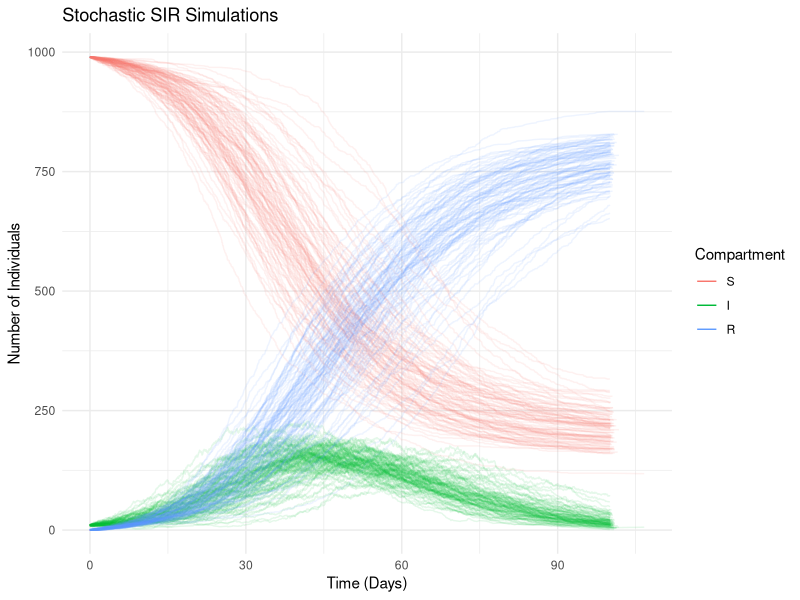
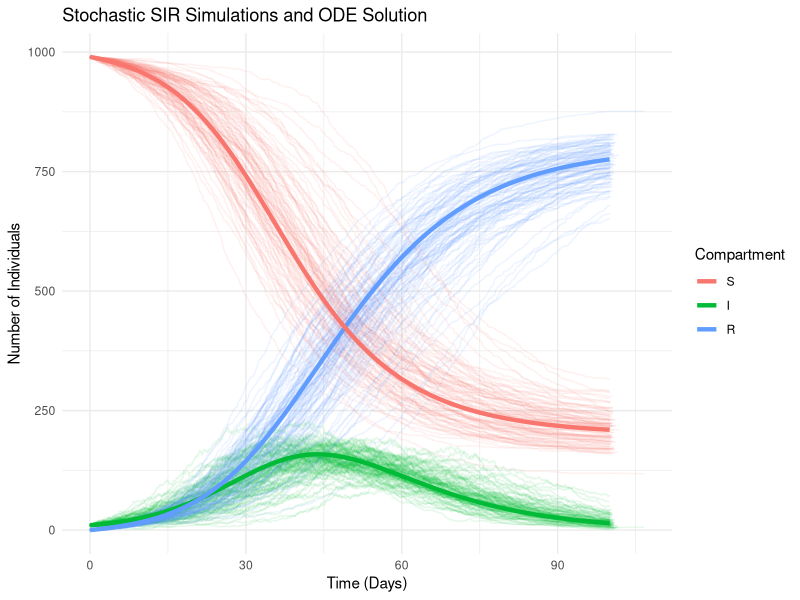

Write R code to recreate these figures, in order.
# Load required libraries
library(ggplot2)
library(dplyr)
library(tidyr)
library(deSolve)

# Function for one simulation using Gillespie algorithm
simulate_SIR <- function(beta, gamma, S0, I0, R0, max_time) {
  time <- 0
  S <- S0
  I <- I0
  R <- R0
  
  result <- data.frame(time = time, S = S, I = I, R = R)
  
  while (time < max_time && I > 0) {
    rate_infection <- beta * S * I / (S + I + R)
    rate_recovery <- gamma * I
    rate_total <- rate_infection + rate_recovery
    
    if (rate_total == 0) break
    
    # Time to next event
    time <- time + rexp(1, rate_total)
    
    # Determine which event occurs
    if (runif(1) < rate_infection / rate_total) {
      # Infection
      S <- S - 1
      I <- I + 1
    } else {
      # Recovery
      I <- I - 1
      R <- R + 1
    }
    
    result <- rbind(result, data.frame(time = time, S = S, I = I, R = R))
  }
  
  return(result)
}

# Parameters
n_iter <- 100
beta <- 0.2
gamma <- 0.1
S0 <- 990
I0 <- 10
R0 <- 0
max_time <- 100
N <- S0 + I0 + R0

# Run simulations
all_runs <- lapply(1:n_iter, function(i) {
  sim <- simulate_SIR(beta, gamma, S0, I0, R0, max_time)
  sim$run <- i
  return(sim)
})

df_all <- bind_rows(all_runs)

# Convert to long format for ggplot
df_long <- df_all |>
  pivot_longer(cols = c("S", "I", "R"), names_to = "Compartment", values_to = "Count") |>
  mutate(Compartment = factor(Compartment, levels = c("S", "I", "R")))

# Spaghetti plot
ggplot(df_long, aes(x = time, y = Count, group = interaction(run, Compartment), color = Compartment)) +
  geom_line(alpha = 0.1) +
  labs(title = "Stochastic SIR Simulations",
       x = "Time (Days)",
       y = "Number of Individuals") +
  theme_minimal() +
  guides(colour = guide_legend(override.aes = list(alpha=1)))

cowplot::save_plot("sir_simulations.png", last_plot(), base_height = 3, base_width = 6, bg = "white")



# ODE model definition
sir_ode <- function(time, state, parameters) {
  with(as.list(c(state, parameters)), {
    dS <- -beta * S * I / N
    dI <- beta * S * I / N - gamma * I
    dR <- gamma * I
    return(list(c(dS, dI, dR)))
  })
}

# Solve ODE
ode_times <- seq(0, max_time, by = 0.1)
init_state <- c(S = S0, I = I0, R = R0)
parameters <- c(beta = beta, gamma = gamma)
ode_out <- as.data.frame(ode(y = init_state, times = ode_times, func = sir_ode, parms = parameters))

# Convert ODE to long format
ode_long <- ode_out %>%
  pivot_longer(cols = c("S", "I", "R"), names_to = "Compartment", values_to = "Count")

# Plot with ODE solution overlay
ggplot() +
  geom_line(data = df_long, aes(x = time, y = Count, group = interaction(run, Compartment), color = Compartment), alpha = 0.1) +
  geom_line(data = ode_long, aes(x = time, y = Count, color = Compartment), size = 1.5) +
  labs(title = "Stochastic SIR Simulations and ODE Solution",
       x = "Time (Days)",
       y = "Number of Individuals") +
  theme_minimal()

cowplot::save_plot("sir_simulations_ode.png", last_plot(), base_height = 3, base_width = 6, bg = "white")
